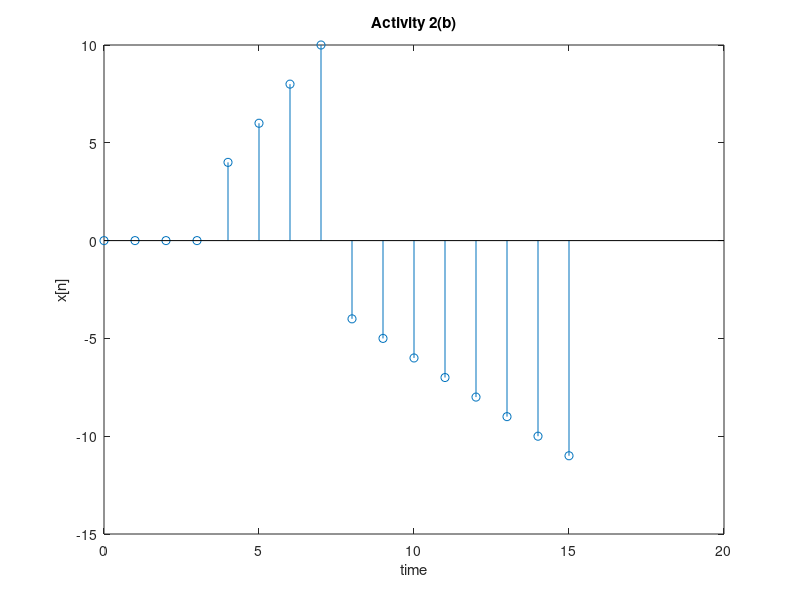

The MATLAB source for this figure:
clc;
clear all;
n1=0:1:3;
x1=0*n1;
n2=4:1:7;
x2=2*n2-4;
n3=8:1:15;
x3=4-n3;
n=[n1 n2 n3];
x=[x1 x2 x3];
stem(n,x);
xlabel('time');
ylabel('x[n]');
title('Activity 2(b)');